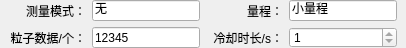
             <widget class="QWidget" name="widget_measure_tag" native="true">
              <property name="sizePolicy">
               <sizepolicy hsizetype="Preferred" vsizetype="Fixed">
                <horstretch>0</horstretch>
                <verstretch>0</verstretch>
               </sizepolicy>
              </property>
              <property name="minimumSize">
               <size>
                <width>0</width>
                <height>48</height>
               </size>
              </property>
              <property name="maximumSize">
               <size>
                <width>16777215</width>
                <height>48</height>
               </size>
              </property>
              <layout class="QGridLayout" name="gridLayout_10">
               <property name="leftMargin">
                <number>9</number>
               </property>
               <property name="topMargin">
                <number>0</number>
               </property>
               <property name="rightMargin">
                <number>9</number>
               </property>
               <property name="bottomMargin">
                <number>0</number>
               </property>
               <item row="4" column="0">
                <widget class="QLabel" name="label_50">
                 <property name="text">
                  <string>粒子数据/个：</string>
                 </property>
                 <property name="alignment">
                  <set>Qt::AlignRight|Qt::AlignTrailing|Qt::AlignVCenter</set>
                 </property>
                </widget>
               </item>
               <item row="0" column="0">
                <widget class="QLabel" name="label_8">
                 <property name="minimumSize">
                  <size>
                   <width>77</width>
                   <height>0</height>
                  </size>
                 </property>
                 <property name="text">
                  <string>测量模式：</string>
                 </property>
                 <property name="alignment">
                  <set>Qt::AlignRight|Qt::AlignTrailing|Qt::AlignVCenter</set>
                 </property>
                </widget>
               </item>
               <item row="0" column="1">
                <widget class="QLineEdit" name="lineEdit_measuremodel">
                 <property name="sizePolicy">
                  <sizepolicy hsizetype="Preferred" vsizetype="Fixed">
                   <horstretch>0</horstretch>
                   <verstretch>0</verstretch>
                  </sizepolicy>
                 </property>
                 <property name="text">
                  <string>无</string>
                 </property>
                 <property name="readOnly">
                  <bool>true</bool>
                 </property>
                </widget>
               </item>
               <item row="0" column="2">
                <widget class="QLabel" name="label_6">
                 <property name="minimumSize">
                  <size>
                   <width>77</width>
                   <height>0</height>
                  </size>
                 </property>
                 <property name="text">
                  <string>量程：</string>
                 </property>
                 <property name="alignment">
                  <set>Qt::AlignRight|Qt::AlignTrailing|Qt::AlignVCenter</set>
                 </property>
                </widget>
               </item>
               <item row="0" column="3">
                <widget class="QLineEdit" name="lineEdit_range">
                 <property name="sizePolicy">
                  <sizepolicy hsizetype="Preferred" vsizetype="Fixed">
                   <horstretch>0</horstretch>
                   <verstretch>0</verstretch>
                  </sizepolicy>
                 </property>
                 <property name="text">
                  <string>小量程</string>
                 </property>
                 <property name="readOnly">
                  <bool>true</bool>
                 </property>
                </widget>
               </item>
               <item row="4" column="1">
                <widget class="QLineEdit" name="lineEdit_particleNum">
                 <property name="enabled">
                  <bool>true</bool>
                 </property>
                 <property name="sizePolicy">
                  <sizepolicy hsizetype="Preferred" vsizetype="Fixed">
                   <horstretch>0</horstretch>
                   <verstretch>0</verstretch>
                  </sizepolicy>
                 </property>
                 <property name="text">
                  <string>12345</string>
                 </property>
                 <property name="readOnly">
                  <bool>true</bool>
                 </property>
                </widget>
               </item>
               <item row="4" column="2">
                <widget class="QLabel" name="label_56">
                 <property name="minimumSize">
                  <size>
                   <width>77</width>
                   <height>0</height>
                  </size>
                 </property>
                 <property name="text">
                  <string>冷却时长/s：</string>
                 </property>
                 <property name="alignment">
                  <set>Qt::AlignRight|Qt::AlignTrailing|Qt::AlignVCenter</set>
                 </property>
                </widget>
               </item>
               <item row="4" column="3">
                <widget class="QSpinBox" name="spinBox_coolingTime">
                 <property name="enabled">
                  <bool>true</bool>
                 </property>
                 <property name="sizePolicy">
                  <sizepolicy hsizetype="Preferred" vsizetype="Fixed">
                   <horstretch>0</horstretch>
                   <verstretch>0</verstretch>
                  </sizepolicy>
                 </property>
                 <property name="readOnly">
                  <bool>true</bool>
                 </property>
                 <property name="minimum">
                  <number>1</number>
                 </property>
                 <property name="maximum">
                  <number>864000</number>
                 </property>
                </widget>
               </item>
              </layout>
             </widget>
